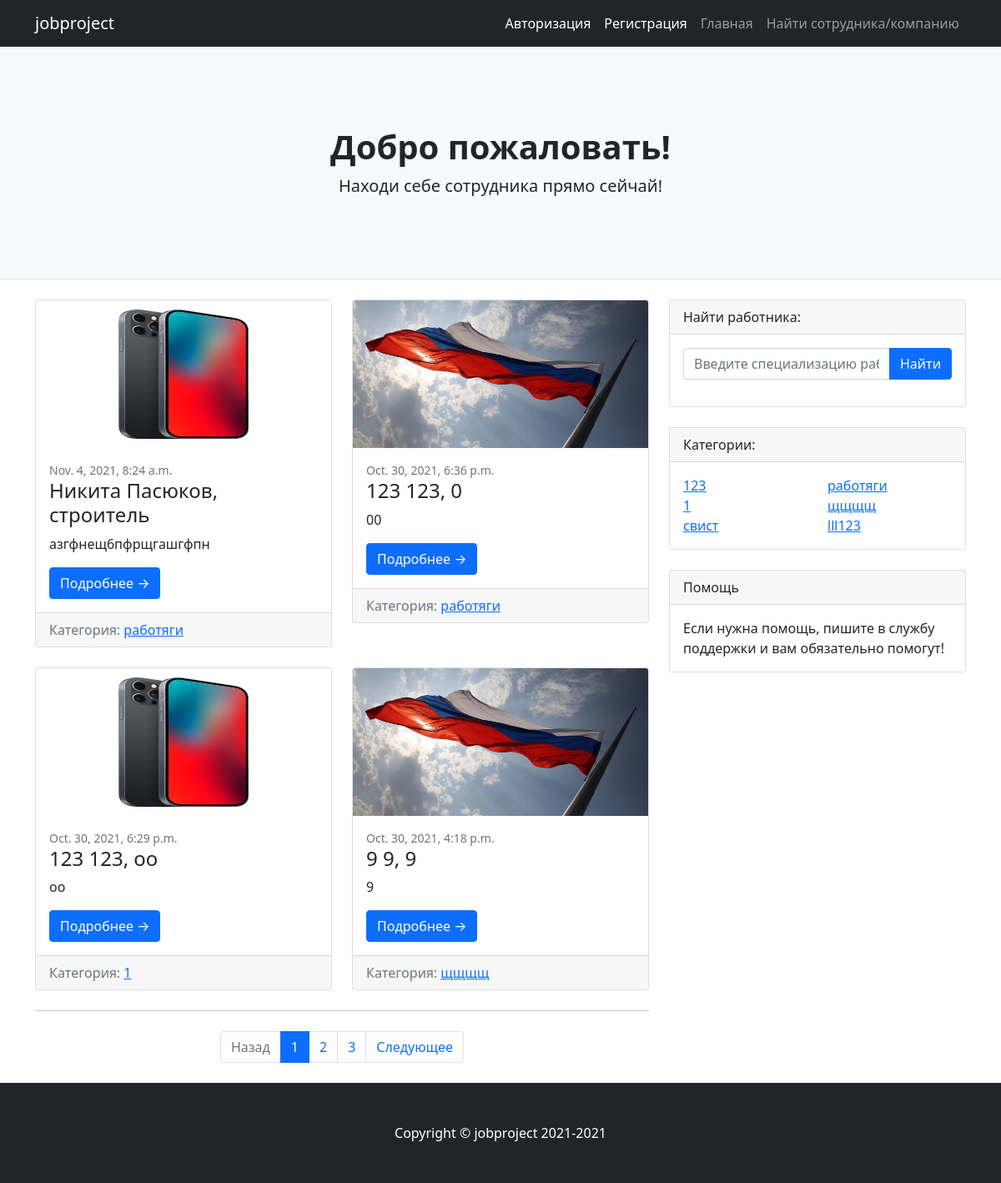
/employees/, run on the app's committed database.
### mainapp/models.py (models this page shows, shortened)
class Employees(models.Model):
    first_name = models.CharField(max_length=255, db_index=True)
    last_name = models.CharField(max_length=255, db_index=True)
    age = models.IntegerField(default=100, db_index=True)
    city = models.CharField(max_length=255, db_index=True)
    country = models.CharField(max_length=255, db_index=True)
    phone = models.CharField(max_length=255, db_index=True)
    email = models.EmailField(max_length=255, db_index=True)
    job = models.CharField(max_length=255, db_index=True)
    description = models.TextField(max_length=255, db_index=True)
    image_user = models.ImageField(db_index=True)
    slug = models.SlugField(max_length=255, unique=True)
    date_pub = models.DateTimeField(auto_now_add=True)
    categories = models.ManyToManyField('Category', related_name='employees')
    def get_absolute_url(self):
        return reverse('employee_detail_url', kwargs={'slug': self.slug})
    class Meta:
        ordering = ['-date_pub']

class Category(models.Model):
    title = models.CharField(max_length=255)
    slug = models.SlugField(max_length=255, unique=True)
    def get_absolute_url(self):
        return reverse('category_detail_url', kwargs={'slug': self.slug})

### mainapp/views.py (the view)
# urls.py: path('employees/', employees_list, name='employees_list_url'),
def employees_list(request):
    search_query = request.GET.get('search', '')
    if search_query:
        employees = Employees.objects.filter(job__icontains=search_query)
    else:
        employees = Employees.objects.all()
    employee_base = Employees.objects.all()
    category_base = Category.objects.all()
    paginator = Paginator(employees, 4)
    page_number = request.GET.get('page', 1)
    page = paginator.get_page(page_number)
    is_paginated = page.has_other_pages()
    if page.has_previous():
        prev_url = '?page={}'.format(page.previous_page_number())
    else:
        prev_url = ''
    if page.has_next():
        next_url = '?page={}'.format(page.next_page_number())
    else:
        next_url = ''
    context = {
        'page_object': page,
        'is_paginated': is_paginated,
        'next_url': next_url,
        'prev_url': prev_url,
        'employee_base': employee_base,
        'category_base': category_base
    }
    return render(request, 'website/index.html', context)

### mainapp/templates/website/index.html (shortened to what this page needs)
{% extends 'website/base_template.html' %}
{% block content %}
<header class="py-5 bg-light border-bottom mb-4">
            <div class="container">
                <div class="text-center my-5">
                    <h1 class="fw-bolder">Добро пожаловать!</h1>
                    <p class="lead mb-0">Находи себе сотрудника прямо сейчай!</p>
                </div>
            </div>
        </header>
        <div class="container">
            <div class="row">
                <div class="col-lg-8">
                    <div class="row">
                        {% for employee in page_object.object_list %}
                        <div class="col-lg-6">
                            <div class="card mb-4">
                                <a href="#!"><img class="card-img-top" src="{{ employee.image_user.url }}" alt="..." /></a>
                                <div class="card-body">
                                    <div class="small text-muted">{{ employee.date_pub }}</div>
                                    <h2 class="card-title h4">{{ employee.first_name }} {{ employee.last_name }}, {{ employee.job }}</h2>
                                    <p class="card-text">{{ employee.description }}</p>
                                    <a class="btn btn-primary" href="{{ employee.get_absolute_url }}">Подробнее →</a>
                                </div>
                                     <div class="card-footer text-muted">
                                    Категория:
                                    {% for category in employee.categories.all %}
                                    <a href="{{ category.get_absolute_url }}">{{ category.title }}</a>
                                    {% endfor %}
                                </div>
                            </div>
                        </div>
                        {% endfor %}
                    </div>
                    {% if is_paginated %}
                    <nav aria-label="Pagination">
                        <hr class="my-0" />
                        <ul class="pagination justify-content-center my-4">
                            <li class="page-item {% if not prev_url %} disabled {% endif %}"><a class="page-link" href="{{ prev_url }}" tabindex="-1" aria-disabled="true">Назад</a></li>
                            {% for n in page_object.paginator.page_range %}
                            {% if page_object.number == n %}
                            <li class="page-item active" aria-current="page"><a class="page-link" href="?page={{ n }}">{{ n }}</a></li>
                            {% elif n > page_object.number|add:-3 and n < page_object.number|add:3 %}
                            <li class="page-item"><a class="page-link" href="?page={{ n }}">{{ n }}</a></li>
                            {% endif %}
                            {% endfor %}
                            <li class="page-item {% if not next_url %} disabled {% endif %}"><a class="page-link" href="{{ next_url }}" tabindex="-1" aria-disabled="true">Следующее</a></li>
                        </ul>
                    </nav>
                    {% endif %}
                </div>
                <div class="col-lg-4">
                    <div class="card mb-4">
                        <div class="card-header">Найти работника:</div>
                        <div class="card-body">
                            <form class="input-group" action="{% url 'employees_list_url' %}">
                                <input class="form-control" id='p1' type="text" placeholder="Введите специализацию работы..." aria-label="Enter search term..." aria-describedby="button-search" name="search" />
                                <button class="btn btn-primary" id="button-search" type="button" aria-describedby="button-search" name="search">Найти</button>
                            </form>
                        </div>
                    </div>
                    <div class="card mb-4">
                        <div class="card-header">Категории:</div>
                        <div class="card-body">
                            <div class="row">
                                {% for category in category_base %}
                                <div class="col-sm-6">
                                    <ul class="list-unstyled mb-0">
                                        <li><a href="{{ category.get_absolute_url }}">{{ category.title }}</a></li>
                                    </ul>
                                </div>
                                 {% endfor %}
                            </div>
                        </div>
                    </div>
                    <div class="card mb-4">
                        <div class="card-header">Помощь</div>
                        <div class="card-body">Если нужна помощь, пишите в службу поддержки и вам обязательно помогут!</div>
                    </div>
                </div>
            </div>
        </div>
{% endblock %}

### mainapp/templates/website/base_template.html (shortened to what this page needs)
{% extends 'base.html' %}

### templates/base.html (shortened to what this page needs)
{% load static %}
<html lang="en">
    <head>
        <link href="https://cdn.jsdelivr.net/npm/bootstrap@5.1.0/dist/css/bootstrap.min.css" rel="stylesheet">
        <link rel="stylesheet" href="{% static 'css/styles.css' %}">
    <body>
        <nav class="navbar navbar-expand-lg navbar-dark bg-dark">
            <div class="container">
                <a class="navbar-brand" href="{% url 'base' %} ">jobproject</a>
                <div class="collapse navbar-collapse" id="navbarSupportedContent">
                    <ul class="navbar-nav ms-auto mb-2 mb-lg-0">
                        {% if not request.user.is_authenticated %}
                        <li class="nav-toggler-icon">
                    <a class="nav-link active" aria-current="page" href="{% url 'login_url' %}">Авторизация</a>
                </li>
                <li class="nav-item">
                    <a class="nav-link active" aria-current="page" href="{% url 'registration_url' %}">Регистрация</a>
                    <li class="nav-item"><a class="nav-link" href="{% url 'employees_list_url' %}">Главная</a></li>
                        <li class="nav-item"><a class="nav-link" aria-current="page" href="{% url 'employees_list_url' %}#p1">Найти сотрудника/компанию</a></li>
                {% endif %}
                    </ul>
                </div>
            </div>
        </nav>
        {% block content %}{% endblock %}
        <footer class="py-5 bg-dark">
            <div class="container"><p class="m-0 text-center text-white">Copyright &copy; jobproject 2021-2021</p></div>
        </footer>
    </body>
</html>

### data on the page
Employees: image_user (picture), date_pub "Nov. 4, 2021, 8:24 a.m.", first_name "Никита", last_name "Пасюков", job "строитель", description "азгфнещ6пфрщгашгфпн"
Category: title "работяги"
Employees: image_user (picture), date_pub "Oct. 30, 2021, 6:36 p.m.", first_name "123", last_name "123", job "0", description "00"
Employees: image_user (picture), date_pub "Oct. 30, 2021, 6:29 p.m.", first_name "123", last_name "123", job "oo", description "oo"
Category: title "1"
Employees: image_user (picture), date_pub "Oct. 30, 2021, 4:18 p.m.", first_name "9", last_name "9", job "9", description "9"
Category: title "щщщщ"
Category: title "123"
Category: title "свист"
Category: title "lll123"

### other printed values
{{ n }} "1"
{{ n }} "2" "3"
